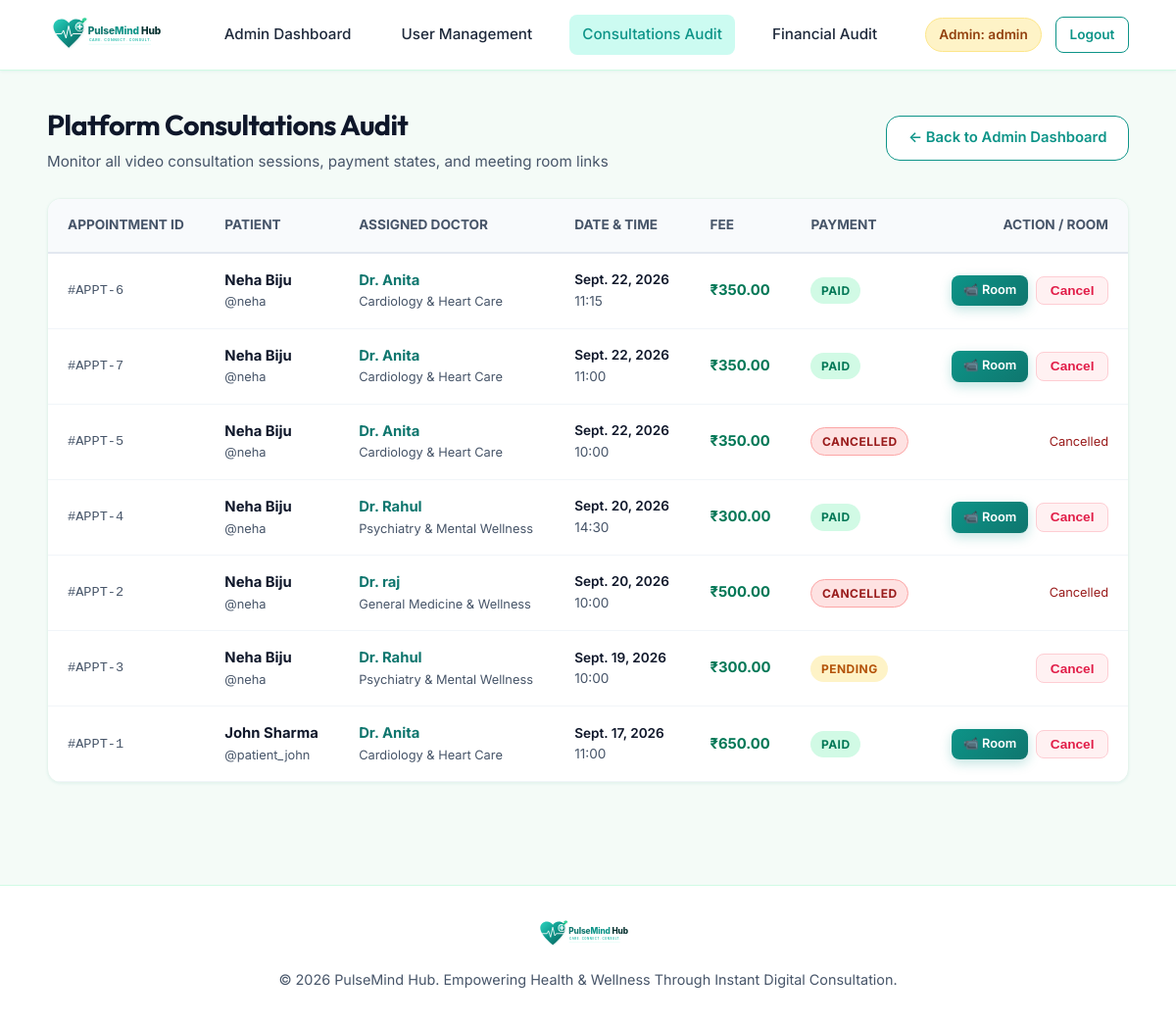
The app's page /accounts/admin-portal/consultations/ (signed in) with its own data.
### accounts/models.py (models this page shows, shortened)
class CustomUser(AbstractUser):
    ROLE_CHOICES = (
        ('PATIENT', 'Patient'),
        ('DOCTOR', 'Doctor'),
        ('ADMIN', 'Admin'),
    )
    role = models.CharField(max_length=10, choices=ROLE_CHOICES, default='PATIENT')
    phone = models.CharField(max_length=20, blank=True, null=True)
    profile_picture = models.ImageField(upload_to='profiles/', blank=True, null=True)
    bio = models.TextField(blank=True, null=True)
    specialization = models.CharField(max_length=100, blank=True, null=True, help_text="For Doctors: e.g., Cardiologist, Psychiatrist, General Physician")
    qualification = models.CharField(max_length=100, blank=True, null=True, help_text="e.g. MBBS, MD, PhD")
    consultation_fee = models.DecimalField(max_digits=10, decimal_places=2, default=500.00, help_text="Fee charged per consultation (₹)")
    experience_years = models.PositiveIntegerField(default=5, help_text="Years of medical practice")
    wellness_goal = models.CharField(max_length=255, blank=True, null=True, default="Improve daily sleep and stay hydrated")
    emergency_contact_name = models.CharField(max_length=100, blank=True, null=True)
    emergency_contact_phone = models.CharField(max_length=20, blank=True, null=True)
    @property
    def is_admin(self):
        return self.role == 'ADMIN' or self.is_superuser or self.is_staff

### consultations/models.py (models this page shows, shortened)
class Appointment(models.Model):
    STATUS_CHOICES = (
        ('SCHEDULED', 'Scheduled'),
        ('COMPLETED', 'Completed'),
        ('CANCELLED', 'Cancelled'),
    )
    PAYMENT_CHOICES = (
        ('PENDING', 'Payment Pending'),
        ('PAID', 'Paid & Confirmed'),
        ('REFUNDED', 'Refunded'),
    )
    patient = models.ForeignKey(
        settings.AUTH_USER_MODEL,
        on_delete=models.CASCADE,
        related_name='patient_appointments',
        limit_choices_to={'role': 'PATIENT'}
    )
    doctor = models.ForeignKey(
        settings.AUTH_USER_MODEL,
        on_delete=models.CASCADE,
        related_name='doctor_appointments',
        limit_choices_to={'role': 'DOCTOR'}
    )
    slot = models.OneToOneField(DoctorSlot, on_delete=models.SET_NULL, null=True, blank=True, related_name='appointment')
    appointment_date = models.DateField()
    appointment_time = models.TimeField()
    symptoms_notes = models.TextField(blank=True, null=True, help_text="Brief notes on symptoms or health concern")
    fee = models.DecimalField(max_digits=10, decimal_places=2, default=50.00)
    status = models.CharField(max_length=20, choices=STATUS_CHOICES, default='SCHEDULED')
    payment_status = models.CharField(max_length=20, choices=PAYMENT_CHOICES, default='PENDING')
    meeting_room_id = models.CharField(max_length=100, unique=True, default=uuid.uuid4)
    created_at = models.DateTimeField(auto_now_add=True)
    class Meta:
        ordering = ['-appointment_date', '-appointment_time']

### accounts/views.py (the view)
# urls.py: path('admin-portal/consultations/', views.admin_consultations, name='admin_consultations'),
@admin_required
def admin_consultations(request):
    status_filter = request.GET.get('status', 'ALL')
    appointments = Appointment.objects.all().order_by('-appointment_date', '-appointment_time')
    if status_filter != 'ALL':
        appointments = appointments.filter(status=status_filter)
    context = {
        'appointments': appointments,
        'status_filter': status_filter,
    }
    return render(request, 'accounts/admin_consultations.html', context)

### templates/accounts/admin_consultations.html (shortened to what this page needs)
{% extends 'base.html' %}
{% load static %}
{% block content %}
<div style="display: flex; flex-direction: column; gap: 1.5rem;">
  <div style="display: flex; justify-content: space-between; align-items: center; flex-wrap: wrap; gap: 1rem;">
    <div>
      <h1 style="font-size: 1.8rem; color: #0f172a; margin: 0;"> Platform Consultations Audit</h1>
      <p style="color: var(--muted-text); font-size: 0.95rem; margin-top: 0.2rem;">
        Monitor all video consultation sessions, payment states, and meeting room links
      </p>
    </div>
    <a href="{% url 'dashboard:index' %}" class="btn btn-secondary">
      ← Back to Admin Dashboard
    </a>
  </div>
  <div class="card" style="padding: 0; overflow: hidden; background: #ffffff;">
    <div style="overflow-x: auto;">
      <table style="width: 100%; border-collapse: collapse; text-align: left; font-size: 0.925rem;">
        <thead>
          <tr style="background: #f8fafc; border-bottom: 2px solid #e2e8f0; color: #475569; font-size: 0.85rem; text-transform: uppercase;">
            <th style="padding: 1rem 1.25rem;">Appointment ID</th>
            <th style="padding: 1rem 1.25rem;">Patient</th>
            <th style="padding: 1rem 1.25rem;">Assigned Doctor</th>
            <th style="padding: 1rem 1.25rem;">Date & Time</th>
            <th style="padding: 1rem 1.25rem;">Fee</th>
            <th style="padding: 1rem 1.25rem;">Payment</th>
            <th style="padding: 1rem 1.25rem; text-align: right;">Action / Room</th>
          </tr>
        </thead>
        <tbody>
          {% for appt in appointments %}
          <tr style="border-bottom: 1px solid #f1f5f9;">
            <td style="padding: 1rem 1.25rem; font-family: monospace; font-size: 0.85rem; color: var(--muted-text);">
              #APPT-{{ appt.id }}
            </td>
            <td style="padding: 1rem 1.25rem;">
              <div style="font-weight: 700; color: #0f172a;">{{ appt.patient.get_full_name|default:appt.patient.username }}</div>
              <div style="font-size: 0.8rem; color: var(--muted-text);">@{{ appt.patient.username }}</div>
            </td>
            <td style="padding: 1rem 1.25rem;">
              <div style="font-weight: 700; color: #0f766e;">Dr. {{ appt.doctor.get_full_name|default:appt.doctor.username }}</div>
              <div style="font-size: 0.8rem; color: var(--muted-text);">{{ appt.doctor.specialization }}</div>
            </td>
            <td style="padding: 1rem 1.25rem; font-size: 0.85rem;">
              <div style="font-weight: 600;">{{ appt.appointment_date }}</div>
              <div style="color: var(--muted-text);">{{ appt.appointment_time|time:"H:i" }}</div>
            </td>
            <td style="padding: 1rem 1.25rem; font-weight: 700; color: #047857;">
              ₹{{ appt.fee }}
            </td>
            <td style="padding: 1rem 1.25rem;">
              {% if appt.status == 'CANCELLED' %}
                <span class="badge" style="background: #fee2e2; color: #991b1b; border: 1px solid #fca5a5;">CANCELLED</span>
              {% elif appt.payment_status == 'PAID' %}
                <span class="badge badge-paid">PAID</span>
              {% else %}
                <span class="badge badge-pending">PENDING</span>
              {% endif %}
            </td>
            <td style="padding: 1rem 1.25rem; text-align: right;">
              <div style="display: flex; gap: 0.5rem; justify-content: flex-end; align-items: center;">
                {% if appt.status != 'CANCELLED' %}
                  {% if appt.payment_status == 'PAID' %}
                  <a href="{% url 'consultations:video_room' appt.meeting_room_id %}" target="_blank" class="btn btn-primary btn-sm" style="font-size: 0.8rem; padding: 0.35rem 0.75rem;">
                    📹 Room
                  </a>
                  {% endif %}
                  <form method="POST" action="{% url 'consultations:cancel_appointment' appt.id %}" style="display: inline;" onsubmit="return confirm('Admin: Cancel appointment booking #APPT-{{ appt.id }}?');">
                    <button type="submit" class="btn btn-sm" style="background: #fff1f2; color: #e11d48; border: 1px solid #fecdd3;" title="Cancel Booking">
                       Cancel
                    </button>
                  </form>
                {% else %}
                  <span style="font-size: 0.8rem; color: #991b1b;">Cancelled</span>
                {% endif %}
              </div>
            </td>
          </tr>
          {% empty %}
          <tr>
            <td colspan="7" style="text-align: center; padding: 2.5rem; color: var(--muted-text);">
              No consultation records found in the database.
            </td>
          </tr>
          {% endfor %}
        </tbody>
      </table>
    </div>
  </div>
</div>
{% endblock %}

### templates/base.html (shortened to what this page needs)
{% load static %}
<!DOCTYPE html>
<html lang="en">
<head>
    <link rel="stylesheet" href="{% static 'css/styles.css' %}">
</head>
<body>
    <nav class="navbar">
        <div class="navbar-container">
            <a href="{% url 'dashboard:index' %}" class="navbar-brand">
                <img src="{% static 'images/logo.svg' %}"
                     alt="PulseMind Hub"
                     class="navbar-logo">
            </a>
            {% if user.is_authenticated %}
                {% if user.is_admin %}
                    <ul class="nav-links">
                        <li>
                            <a href="{% url 'dashboard:index' %}"
                               class="nav-link {% if request.resolver_match.app_name == 'dashboard' %}active{% endif %}">
                                Admin Dashboard
                            </a>
                        </li>
                        <li>
                            <a href="{% url 'accounts:admin_user_list' %}"
                               class="nav-link {% if request.resolver_match.url_name == 'admin_user_list' or request.resolver_match.url_name == 'admin_user_add' or request.resolver_match.url_name == 'admin_user_edit' %}active{% endif %}">
                                User Management
                            </a>
                        </li>
                        <li>
                            <a href="{% url 'accounts:admin_consultations' %}"
                               class="nav-link {% if request.resolver_match.url_name == 'admin_consultations' %}active{% endif %}">
                                Consultations Audit
                            </a>
                        </li>
                        <li>
                            <a href="{% url 'accounts:admin_payments' %}"
                               class="nav-link {% if request.resolver_match.url_name == 'admin_payments' %}active{% endif %}">
                                Financial Audit
                            </a>
                        </li>
                    </ul>
                    <div style="display:flex; align-items:center; gap:0.85rem;">
                        <div class="user-badge"
                             style="background:#fef3c7; color:#92400e; border-color:#fde68a;">
                            Admin: {{ user.username }}
                        </div>
                        <a href="{% url 'accounts:logout' %}"
                           class="btn btn-secondary btn-sm">
                            Logout
                        </a>
                    </div>
                {% endif %}
            {% endif %}
        </div>
    </nav>
    <main class="main-wrapper">
        {% block content %}{% endblock %}
    </main>
    <footer>
        <div style="
            max-width:1600px;
            width:96%;
            margin:0 auto;
            padding:0 1.5rem;
            display:flex;
            flex-direction:column;
            align-items:center;
            gap:0.5rem;
        ">
            <img src="{% static 'images/logo.svg' %}"
                 alt="PulseMind Hub"
                 style="height:36px;">
            <p style="margin-top:0.5rem;">
                © 2026 PulseMind Hub. Empowering Health & Wellness Through Instant Digital Consultation.
            </p>
        </div>
    </footer>
</body>
</html>

### static/css/styles.css (style rules this page uses)
:root { --primary: #0d9488; --primary-hover: #0f766e; --primary-light: #ccfbf1; --primary-subtle: #f0fdf4; --secondary: #10b981; --secondary-hover: #059669; --accent: #2dd4bf; --dark-text: #0f172a; --muted-text: #475569; --light-bg: #f8fafc; --card-bg: #ffffff; --border-color: #e2e8f0; --shadow-sm: 0 1px 3px rgba(13, 148, 136, 0.08); --shadow-md: 0 4px 14px rgba(13, 148, 136, 0.12); --shadow-lg: 0 10px 25px rgba(13, 148, 136, 0.18); --shadow-glow: 0 0 20px rgba(45, 212, 191, 0.35); --radius-sm: 8px; --radius-md: 14px; --radius-lg: 20px; --transition: all 0.25s cubic-bezier(0.4, 0, 0.2, 1); }
* { box-sizing: border-box; margin: 0; padding: 0; }
body { font-family: 'Inter', system-ui, -apple-system, sans-serif; background-color: #f4fbf7; color: var(--dark-text); line-height: 1.6; min-height: 100vh; display: flex; flex-direction: column; }
h1, h2, h3, h4, h5, h6 { font-family: 'Outfit', sans-serif; color: #064e3b; font-weight: 700; letter-spacing: -0.02em; }
a { color: var(--primary); text-decoration: none; transition: var(--transition); }
.navbar { background: rgba(255, 255, 255, 0.95); backdrop-filter: blur(12px); border-bottom: 1px solid #d1fae5; position: sticky; top: 0; z-index: 1000; box-shadow: var(--shadow-sm); }
.navbar-container { max-width: 1600px; width: 96%; margin: 0 auto; padding: 0.85rem 1.5rem; display: flex; align-items: center; justify-content: space-between; }
.navbar-brand { display: flex; align-items: center; gap: 0.75rem; }
.navbar-logo { height: 44px; width: auto; }
.nav-links { display: flex; align-items: center; gap: 1.5rem; list-style: none; }
.nav-link { font-weight: 500; font-size: 0.95rem; color: #1e293b; padding: 0.5rem 0.85rem; border-radius: var(--radius-sm); display: flex; align-items: center; gap: 0.4rem; }
.nav-link:hover, .nav-link.active { color: var(--primary); background: var(--primary-light); }
.user-badge { background: var(--primary-subtle); border: 1px solid #a7f3d0; padding: 0.35rem 0.85rem; border-radius: 50px; font-size: 0.85rem; font-weight: 600; color: #047857; display: flex; align-items: center; gap: 0.5rem; }
.btn { display: inline-flex; align-items: center; justify-content: center; gap: 0.5rem; padding: 0.65rem 1.35rem; font-weight: 600; font-size: 0.925rem; border-radius: var(--radius-md); border: none; cursor: pointer; transition: var(--transition); text-decoration: none; }
.btn-primary { background: linear-gradient(135deg, var(--primary) 0%, var(--primary-hover) 100%); color: #ffffff; box-shadow: 0 4px 12px rgba(13, 148, 136, 0.25); }
.btn-secondary { background: #ffffff; color: var(--primary); border: 1.5px solid var(--primary); }
.btn-sm { padding: 0.4rem 0.85rem; font-size: 0.85rem; border-radius: var(--radius-sm); }
.main-wrapper { flex: 1; max-width: 1600px; width: 96%; margin: 2rem auto; padding: 0 1.5rem; }
.card { background: var(--card-bg); border-radius: var(--radius-md); border: 1px solid #e6f4ed; box-shadow: var(--shadow-sm); padding: 1.5rem; margin-bottom: 1.5rem; transition: var(--transition); }
.badge { display: inline-block; padding: 0.25rem 0.65rem; border-radius: 50px; font-size: 0.75rem; font-weight: 700; text-transform: uppercase; letter-spacing: 0.5px; }
.badge-paid, .badge-completed { background: #d1fae5; color: #047857; }
.badge-pending, .badge-scheduled { background: #fef3c7; color: #b45309; }
footer { background: #ffffff; border-top: 1px solid #d1fae5; padding: 2rem 0; margin-top: 3rem; text-align: center; color: var(--muted-text); font-size: 0.9rem; }

### records on screen
CustomUser: username "admin"
Appointment: id "6", patient.get_full_name "Neha Biju", patient.username "neha", doctor.get_full_name "Anita", doctor.specialization "Cardiology & Heart Care", appointment_date "Sept. 22, 2026", appointment_time "11:15", fee "350.00", status "PAID", payment_status "📹 Room"
Appointment: id "7", patient.get_full_name "Neha Biju", patient.username "neha", doctor.get_full_name "Anita", doctor.specialization "Cardiology & Heart Care", appointment_date "Sept. 22, 2026", appointment_time "11:00", fee "350.00", status "PAID", payment_status "📹 Room"
Appointment: id "5", patient.get_full_name "Neha Biju", patient.username "neha", doctor.get_full_name "Anita", doctor.specialization "Cardiology & Heart Care", appointment_date "Sept. 22, 2026", appointment_time "10:00", fee "350.00", status "CANCELLED"
Appointment: id "4", patient.get_full_name "Neha Biju", patient.username "neha", doctor.get_full_name "Rahul", doctor.specialization "Psychiatry & Mental Wellness", appointment_date "Sept. 20, 2026", appointment_time "14:30", fee "300.00", status "PAID", payment_status "📹 Room"
Appointment: id "2", patient.get_full_name "Neha Biju", patient.username "neha", doctor.get_full_name "raj", doctor.specialization "General Medicine & Wellness", appointment_date "Sept. 20, 2026", appointment_time "10:00", fee "500.00", status "CANCELLED"
Appointment: id "3", patient.get_full_name "Neha Biju", patient.username "neha", doctor.get_full_name "Rahul", doctor.specialization "Psychiatry & Mental Wellness", appointment_date "Sept. 19, 2026", appointment_time "10:00", fee "300.00", status "PENDING"
Appointment: id "1", patient.get_full_name "John Sharma", patient.username "patient_john", doctor.get_full_name "Anita", doctor.specialization "Cardiology & Heart Care", appointment_date "Sept. 17, 2026", appointment_time "11:00", fee "650.00", status "PAID", payment_status "📹 Room"
